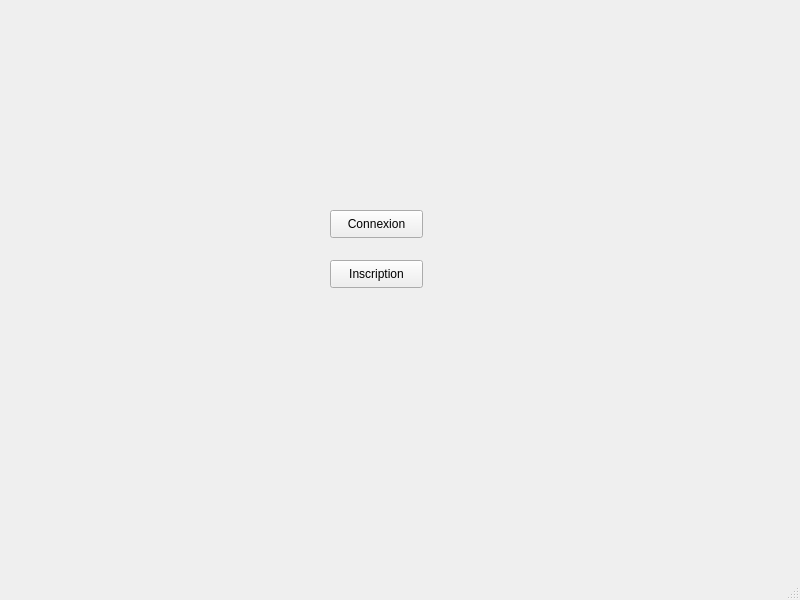
<?xml version="1.0" encoding="UTF-8"?>
<ui version="4.0">
 <class>MainWindow</class>
 <widget class="QMainWindow" name="MainWindow">
  <property name="geometry">
   <rect>
    <x>0</x>
    <y>0</y>
    <width>800</width>
    <height>600</height>
   </rect>
  </property>
  <property name="windowTitle">
   <string>MainWindow</string>
  </property>
  <widget class="QWidget" name="centralwidget">
   <widget class="QPushButton" name="ConnexionButton">
    <property name="geometry">
     <rect>
      <x>330</x>
      <y>210</y>
      <width>93</width>
      <height>28</height>
     </rect>
    </property>
    <property name="text">
     <string>Connexion</string>
    </property>
   </widget>
   <widget class="QPushButton" name="InscriptionButton">
    <property name="geometry">
     <rect>
      <x>330</x>
      <y>260</y>
      <width>93</width>
      <height>28</height>
     </rect>
    </property>
    <property name="text">
     <string>Inscription</string>
    </property>
   </widget>
  </widget>
  <widget class="QMenuBar" name="menubar">
   <property name="geometry">
    <rect>
     <x>0</x>
     <y>0</y>
     <width>800</width>
     <height>26</height>
    </rect>
   </property>
  </widget>
  <widget class="QStatusBar" name="statusbar"/>
 </widget>
 <resources/>
 <connections/>
</ui>
